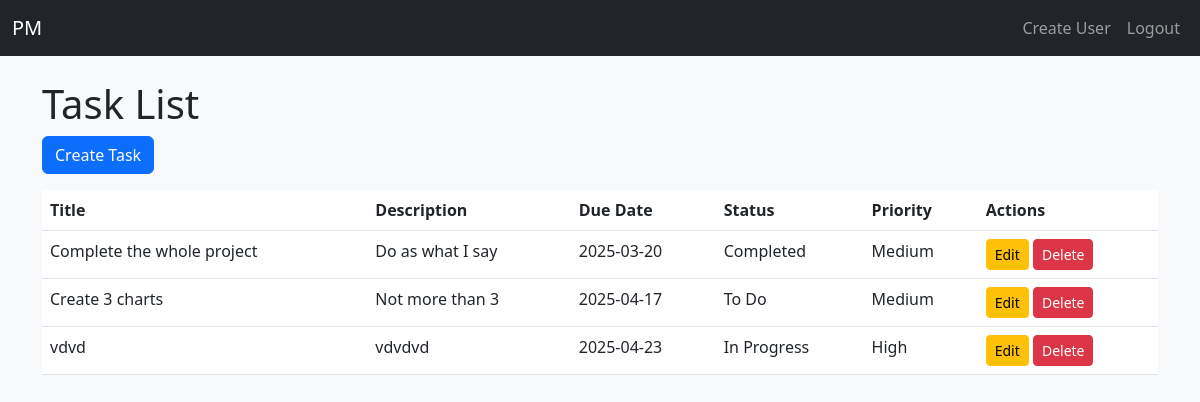
Screenshot of /tasks/ (signed in) with the database file from the repository.
### app/models.py (models this page shows)
class Task(db.Model):
    __tablename__ = 'tasks'
    id = db.Column(db.Integer, primary_key=True)
    title = db.Column(db.String(120), nullable=False)
    description = db.Column(db.Text)
    due_date = db.Column(db.Date)
    priority = db.Column(db.String(20))  # e.g., Low, Medium, High
    status = db.Column(db.String(20), default='To Do')  # To Do, In Progress, Completed
    project_id = db.Column(db.Integer, db.ForeignKey('projects.id'), nullable=False)
    project = db.relationship('Project', backref=db.backref('tasks', lazy=True))
    assigned_users = db.relationship('User', secondary='task_user', backref='tasks')

### app/task/routes.py (the view)
@task_bp.route('/')
@login_required
def list_tasks():
    if current_user.role == 'admin':
        tasks = Task.query.all()
    elif current_user.role == 'project_manager':
        tasks = Task.query.join(Task.project).filter(Project.manager_id == current_user.id).all()
    else:
        tasks = current_user.tasks
    return render_template('tasks/task_list.html', tasks=tasks)

### app/templates/tasks/task_list.html (shortened to what this page needs)
{% extends 'layout.html' %}
{% block content %}
    <h1>Task List</h1>
    <a href="{{ url_for('task.create_task') }}" class="btn btn-primary mb-3">Create Task</a>
    <table class="table">
        <thead>
            <tr>
                <th>Title</th>
                <th>Description</th>
                <th>Due Date</th>
                <th>Status</th>
                <th>Priority</th>
                <th>Actions</th>
            </tr>
        </thead>
        <tbody>
            {% for task in tasks %}
            <tr>
                <td>{{ task.title }}</td>
                <td>{{ task.description }}</td>
                <td>{{ task.due_date }}</td>
                <td>{{ task.status }}</td>
                <td>{{ task.priority }}</td>
                <td>
                    <a href="{{ url_for('task.edit_task', task_id=task.id) }}" class="btn btn-warning btn-sm">Edit</a>
                    <form action="{{ url_for('task.delete_task', task_id=task.id) }}" method="POST" style="display:inline;">
                        <button type="submit" class="btn btn-danger btn-sm" onclick="return confirm('Are you sure you want to delete this task?')">Delete</button>
                    </form>
                </td>
            </tr>
            {% endfor %}
        </tbody>
    </table>
{% endblock %}

### rows the page displays
Task: title "Complete the whole project", description "Do as what I say", due_date "2025-03-20", status "Completed", priority "Medium"
Task: title "Create 3 charts", description "Not more than 3", due_date "2025-04-17", status "To Do", priority "Medium"
Task: title "vdvd", description "vdvdvd", due_date "2025-04-23", status "In Progress", priority "High"
